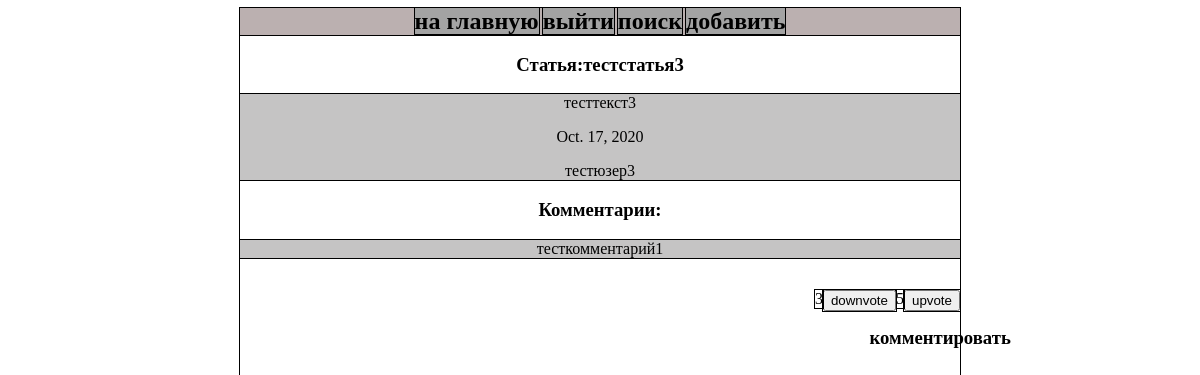
Page /4/ (signed in) on the earlier database version.
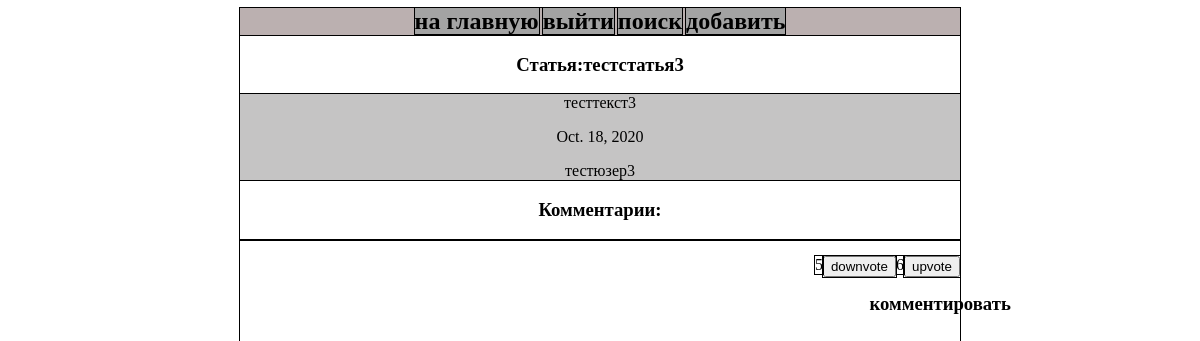
Same page on the later database version.
### blogapp/models.py (models this page shows, shortened)
class Question(models.Model):
    user = models.ForeignKey(User, on_delete=models.CASCADE)
    title = models.CharField(max_length = 100)
    text = models.TextField()
    pub_date = models.DateField(auto_now=True)
    upvotes = models.IntegerField(default = 0)
    downvotes = models.IntegerField(default = 0)

class Comment(models.Model):
    texts = models.TextField()
    post = models.ForeignKey(Question,related_name='comments',on_delete = models.CASCADE)
    user = models.ForeignKey(User, on_delete=models.CASCADE)

### blogapp/views.py (the view)
# urls.py: path('<int:question_id>/', views.details),
@login_required
def details(request, question_id):
    value = Question.objects.get(id = question_id)
    _question = get_object_or_404(Question, pk=question_id)
    c_list = Comment.objects.filter(post = value)
    ch_list = Choice.objects.filter(votepage = value)
    context = {'question': _question,'commentary_list':c_list,'choice_list':ch_list}
    return render(request, 'details.html', context)

### blogapp/templates/details.html (shortened to what this page needs)
{% extends "base.html" %}
{% block content %}
<h3>Статья:{{ question.title }}</h3>
<div class = "question_info">
    <p>{{question.text}}</p>
    <p>{{question.pub_date }}</p>
    <p>{{question.user}}</p>
</div>
<h3>Комментарии:</h3>
<div class = "comments">
        {% for comment in commentary_list %}
            <p>{{comment.texts}}</p>
        {% endfor %}
</div>
                <div class = "feedback ">
                <form method = "POST" action = "http://127.0.0.1:8000/{{question.id}}/upvote/">
                    <p class = "d_data"><input  type = "submit" value = "upvote"></p>
                    <p class = "d_data">{{question.upvotes}}</p>
                </form>
                <form method = "POST" action = "http://127.0.0.1:8000/{{question.id}}/downvote/">
                    <p class = "d_data"><input  type = "submit" value = "downvote"></p>
                    <p class = "d_data">{{question.downvotes}}</p>
                </form>
                </div>
                <h3 class = "comment_link"><a href = "comment/">комментировать</a></h3>
{% endblock %}

### blogapp/templates/base.html (shortened to what this page needs)
{% load static %}
<html>
<head>
    <link rel="stylesheet" type="text/css" href= "{% static "style.css" %}">
</head>
<body>
  <div class = "main_block">
  <div class = "navbar">
<h2 class = "nav_elem"><a  href = "http://127.0.0.1:8000/index">на главную</a></h2>
<h2 class = "nav_elem"><a  href = "http://127.0.0.1:8000/accounts/logout/">выйти</a></h2>
<h2 class ="nav_elem"><a href = "http://127.0.0.1:8000/search/">поиск</a></h2>
<h2 class ="nav_elem" ><a href = "http://127.0.0.1:8000/add/">добавить</a></h2>
  </div>
    {% block content %}{% endblock %}
  </div>
</body>
</html>

### blogapp/static/style.css (style rules this page uses)
body { margin-left: 20%; margin-right: 20%; font-family: 'Times New Roman'; color:black; text-align: center; outline: 1px solid #000; }
.navbar { background-color: rgb(187, 176, 176); outline: 1px solid #000; }
li,a { color:black; list-style-type: none; text-decoration: none; }
.nav_elem { background-color: rgb(163, 163, 163); outline: 1px solid #000; display: inline; }
.question_info { outline: 1px solid #000; background-color: rgb(197, 196, 196); }
.d_data { outline: 1px solid #000; float: right; display: inline; }
.comment_link { margin-top:3%; padding:3px; margin-left:87%; }

Differences in the rows shown:
removed Comment: texts "тесткомментарий1"
changed Question "тестстатья3": pub_date "Oct. 17, 2020" → "Oct. 18, 2020"; upvotes "5" → "6"; downvotes "3" → "5"
